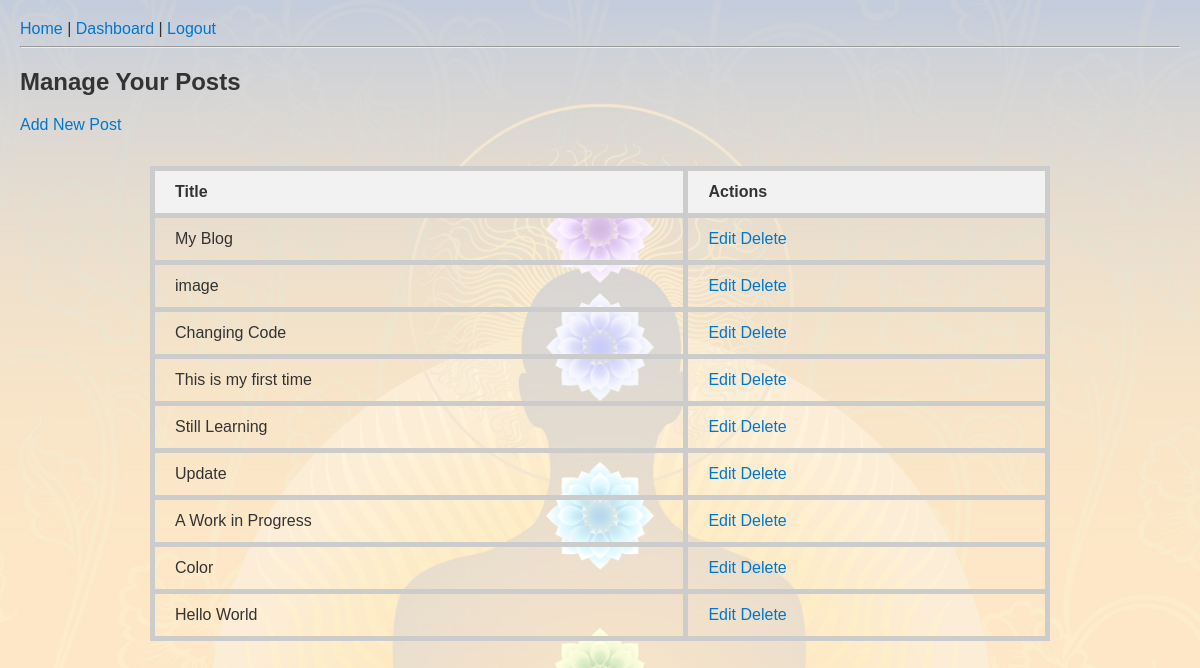
/dashboard (signed in), run on the app's committed database.
### tables this page shows
CREATE TABLE posts (
    id INTEGER PRIMARY KEY AUTOINCREMENT,
    title TEXT NOT NULL,
    content TEXT NOT NULL,
    author TEXT NOT NULL,
    published_date TEXT NOT NULL
);

### app.py (the view)
@app.route('/dashboard')
def dashboard():
    if not session.get('logged_in'):
        return redirect(url_for('login'))
    db = get_db()
    posts = db.execute('SELECT id, title FROM posts ORDER BY published_date DESC').fetchall()
    return render_template("dashboard.html", posts=posts, page_class="dashboard-page")

### app.py (called while the page is built)
def get_db():
    conn = sqlite3.connect('blog.db')
    conn.row_factory = sqlite3.Row
    return conn

### templates/dashboard.html (shortened to what this page needs)
{% extends "base.html" %}
{% block content %}
<h2>Manage Your Posts</h2>
<a href="{{ url_for('add_post') }}">Add New Post</a>
<table border="1">
    <tr>
        <th>Title</th>
        <th>Actions</th>
    </tr>
    {% for post in posts %}
    <tr>
        <td>{{ post['title'] }}</td>
        <td>
            <a href="{{ url_for('edit_post', post_id=post['id']) }}">Edit</a>
            <a href="{{ url_for('delete_post', post_id=post['id']) }}">Delete</a>
        </td>
    </tr>
    {% endfor %}
</table>
{% endblock %}

### static/style.css (style rules this page uses)
body { font-family: Arial, Tahoma, Geneva, Verdana, sans-serif; background-color: #f4f4f4; margin: 0; color: #333; padding: 20px; background-image: url("/static/images/transform.jpg"); background-size: cover; background-repeat: no-repeat; background-attachment: fixed; position: relative; }
body::before { content: ""; position: fixed; top: 0; left: 0; width: 100%; height: 100%; background-color: rgba(255, 255, 255, 0.7); z-index: -1; }
a { text-decoration: none; color: #0077cc; }
h1, h2, h3 { color: #333; }
table { width: 100%; max-width: 900px; margin:2rem auto; border-collapse: collapse; }
table th, table td { padding: 12px 20px; text-align: left; border: 5px solid #ccc; }
table th { background-color: #f2f2f2; }
.dashboard-page { background-image: url('../images/transform.jpg'); background-size: cover; background-repeat: no-repeat; background-attachment: fixed; }

### data on the page
posts: title "My Blog"
posts: title "image"
posts: title "Changing Code"
posts: title "This is my first time"
posts: title "Still Learning"
posts: title "Update"
posts: title "A Work in Progress"
posts: title "Color"
posts: title "Hello World"
